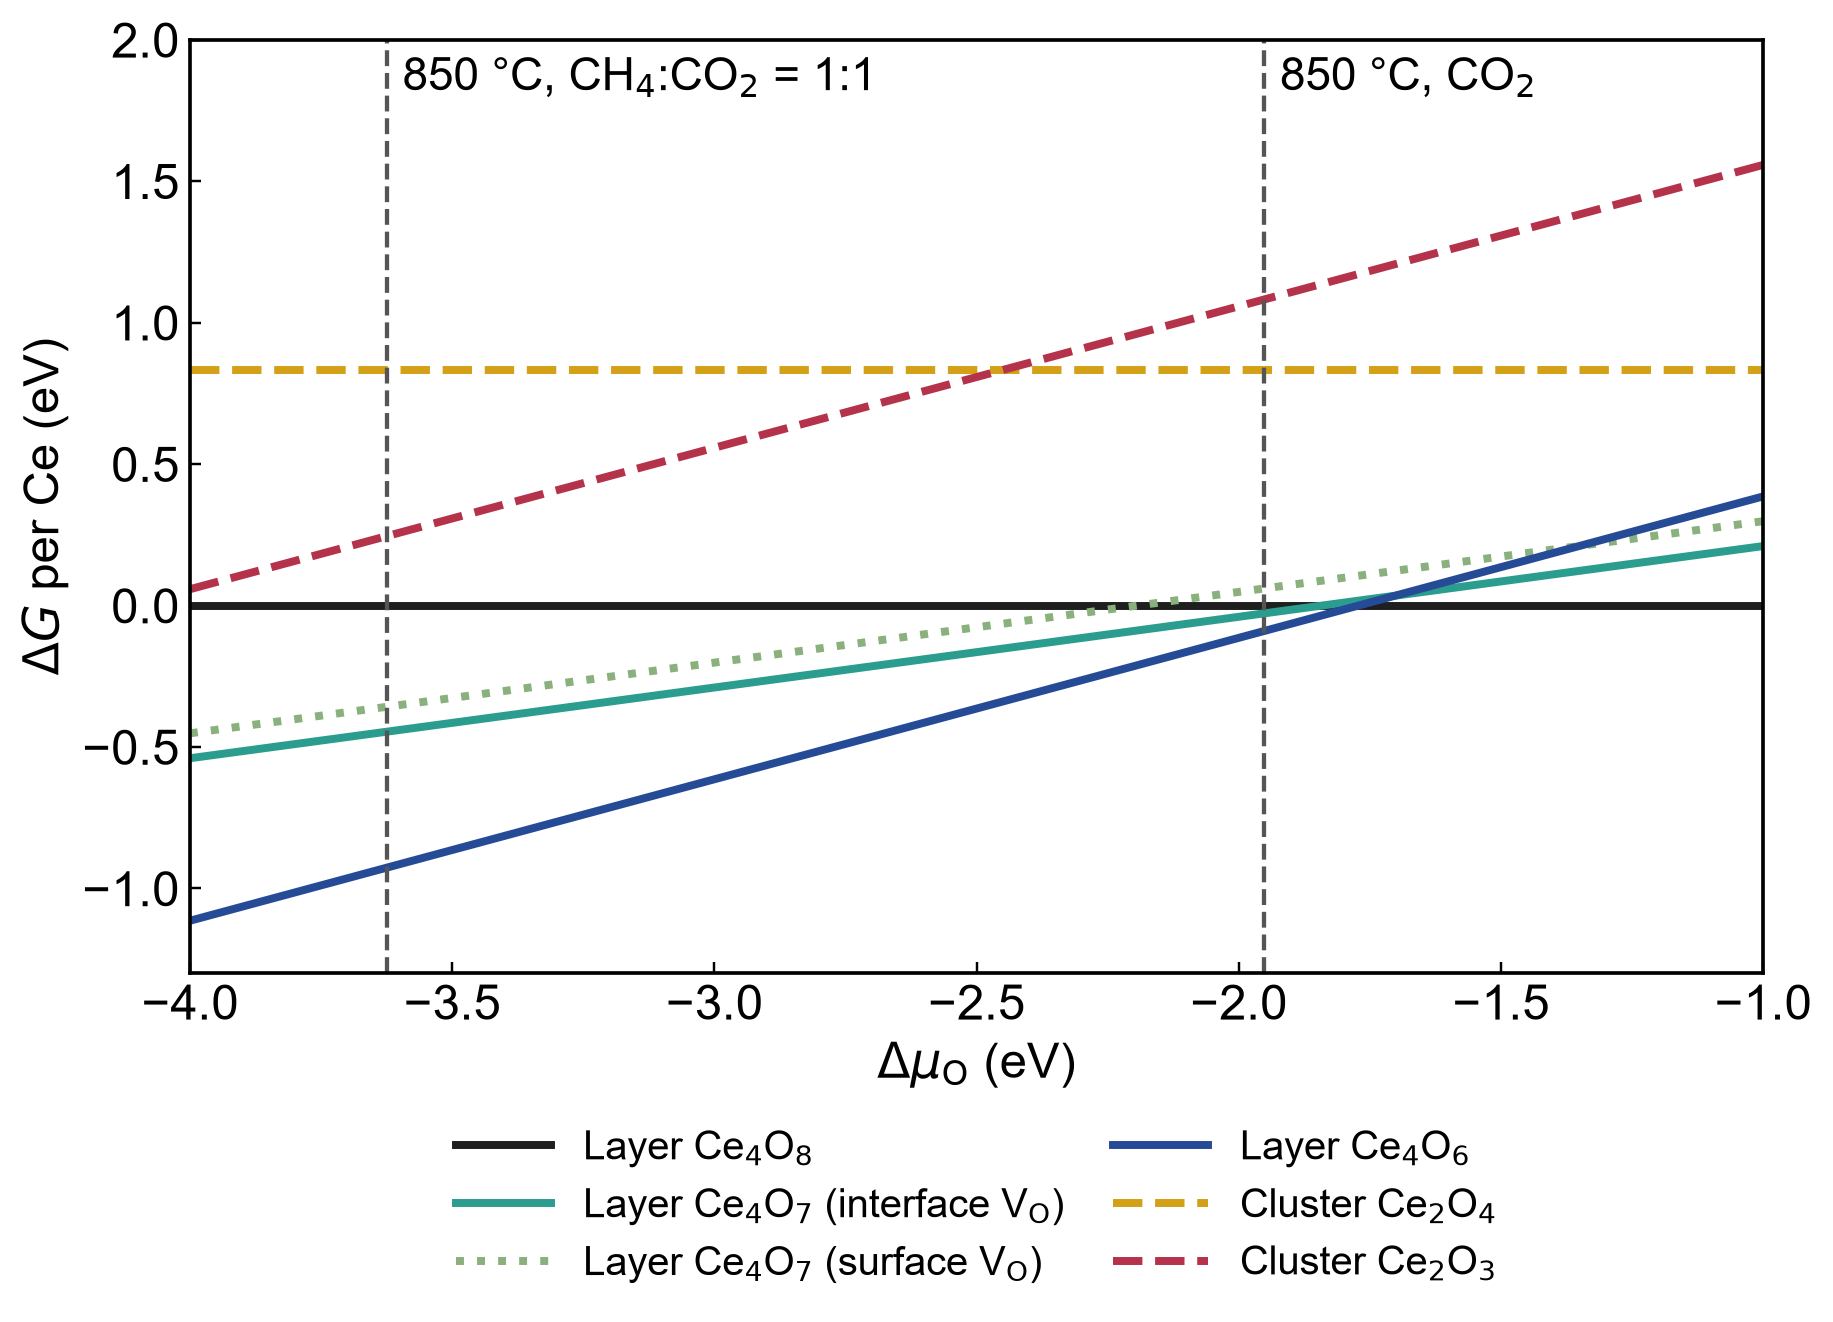

Reproduce this figure in Python.
"""Layer (Stage 4) and cluster (Stage 5) CeOx/Rh(111) on one free-energy scale per Ce (reference: Ce4O8 layer),
with the two 850 C experimental atmospheres of the 2026-10-15 plan on one panel:
  850 C, CO2 (flow CO2 0.7, He 1.3) and 850 C, CH4:CO2 = 1:1 (flow CH4 0.5, CO2 0.5, He 1), feeds of the gas-cell
  in situ TEM report p. 4; Delta mu_O from the 1 bar gas-phase equilibrium of each feed (muO_DRM_feed_equilibrium.json).
Same A, B per state as analysis_20261013/Fig_dG_layer_cluster_CO2.py. Outputs Fig_dG_850C_two_markers.{png,svg,csv}.
"""
import json
import os

import matplotlib
import numpy as np

matplotlib.use("Agg")
import matplotlib.pyplot as plt

HERE = os.path.dirname(os.path.abspath(__file__))
CC = os.path.dirname(os.path.dirname(HERE))
AN = os.path.join(CC, "DynSMSI_stage6_DRM_CH4_paths_20261013", "analysis_20261013")
U = json.load(open(os.path.join(CC, "DynSMSI_stage5_cluster_layer_Eint_20260930", "results", "cluster_layer_unified.json"),
                   encoding="utf-8"))
S4 = json.load(open(os.path.join(CC, "DynSMSI_stage4_Ce4Ox_layers_20260928", "results", "energetics_stage4.json"),
                    encoding="utf-8"))["dG"]
MJ = json.load(open(os.path.join(HERE, "muO_DRM_feed_equilibrium.json")))
MU_CO2 = MJ["CO2_atmosphere"]["dmuO"]               # CO2 0.7 / He 1.3, 1 bar
MU_DRM = MJ["dmuO"]                                 # CH4 0.5 / CO2 0.5 / He 1, 1 bar

LINES = [
    (r"Layer Ce$_4$O$_8$", U["layer Ce4O8"]["A"], U["layer Ce4O8"]["B"], "#1f1f1f", "-"),
    (r"Layer Ce$_4$O$_7$ (interface V$_\mathrm{O}$)", U["layer Ce4O7(int)"]["A"], U["layer Ce4O7(int)"]["B"], "#2a9d8f", "-"),
    (r"Layer Ce$_4$O$_7$ (surface V$_\mathrm{O}$)", S4["Ce$_4$O$_7$ (surface O$_v$)"]["A_per_Ce"],
     S4["Ce$_4$O$_7$ (surface O$_v$)"]["B_per_Ce"], "#8ab17d", ":"),
    (r"Layer Ce$_4$O$_6$", U["layer Ce4O6"]["A"], U["layer Ce4O6"]["B"], "#264b96", "-"),
    (r"Cluster Ce$_2$O$_4$", U["cluster Ce2O4"]["A"], U["cluster Ce2O4"]["B"], "#d4a017", "--"),
    (r"Cluster Ce$_2$O$_3$", U["cluster Ce2O3"]["A"], U["cluster Ce2O3"]["B"], "#b5334a", "--"),
]


def main():
    plt.rcParams.update({"font.family": "Arial", "font.size": 16, "axes.linewidth": 1.2,
                         "xtick.direction": "in", "ytick.direction": "in", "svg.fonttype": "none"})
    fig, ax = plt.subplots(figsize=(8.6, 6.4))
    mu = np.linspace(-4.0, -1.0, 200)
    for lab, a, b, col, ls in LINES:
        ax.plot(mu, a + b * mu, color=col, ls=ls, lw=2.6, label=lab)
    lo = min(min(a + b * mu.min(), a + b * mu.max()) for _, a, b, *_ in LINES)
    hi = max(max(a + b * mu.min(), a + b * mu.max()) for _, a, b, *_ in LINES)
    ylo, yhi = np.floor(lo * 5) / 5 - 0.1, np.ceil(hi * 5) / 5 + 0.4
    for x, t in ((MU_CO2, "850 °C, CO$_2$"), (MU_DRM, "850 °C, CH$_4$:CO$_2$ = 1:1")):
        ax.axvline(x, color="#555555", ls="--", lw=1.4)
        ax.text(x + 0.03, yhi - 0.06, t, fontsize=15, va="top")
    ax.set_xlim(-4.0, -1.0)
    ax.set_ylim(ylo, yhi)
    ax.set_xticks(np.arange(-4.0, -0.99, 0.5))
    ax.set_xlabel(r"$\Delta\mu_\mathrm{O}$ (eV)")
    ax.set_ylabel(r"$\Delta G$ per Ce (eV)")
    ax.legend(frameon=False, fontsize=13, ncol=2, loc="upper center", bbox_to_anchor=(0.5, -0.13),
              columnspacing=1.2, handlelength=2.4)
    fig.tight_layout()
    for ext in ("png", "svg"):
        fig.savefig(os.path.join(HERE, "Fig_dG_850C_two_markers." + ext), dpi=220, bbox_inches="tight")
    with open(os.path.join(HERE, "Fig_dG_850C_two_markers.csv"), "w", encoding="utf-8", newline="\n") as fh:
        fh.write("state,A_eV_per_Ce,B_per_Ce,dG_850C_CO2_feed,dG_850C_DRM_feed_1bar\n")
        for lab, a, b, *_ in LINES:
            name = lab.replace("$", "").replace("_", "").replace(r"\mathrm{O}", "O").replace("{", "").replace("}", "")
            fh.write("%s,%.4f,%.3f,%.3f,%.3f\n" % (name, a, b, a + b * MU_CO2, a + b * MU_DRM))
    print("dmuO CO2 %.3f  DRM %.3f  ylim %.1f %.1f" % (MU_CO2, MU_DRM, ylo, yhi))
    print(open(os.path.join(HERE, "Fig_dG_850C_two_markers.csv"), encoding="utf-8").read())


if __name__ == "__main__":
    main()
